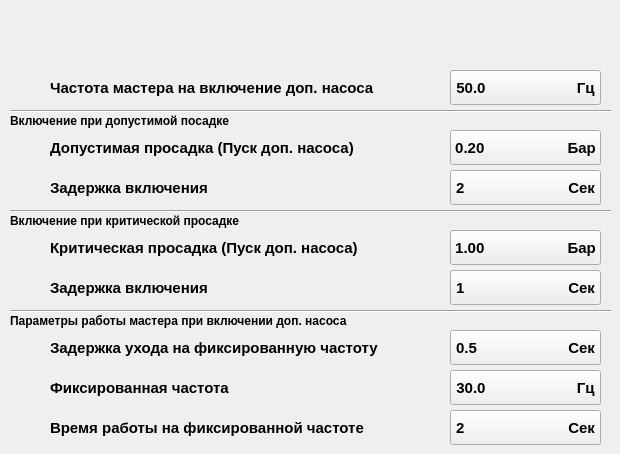
     <widget class="QWidget" name="Settings_Station_Settings_Turn_On_Extra_Pumps_page">
      <widget class="QLabel" name="station_settings_turn_on_extra_pumps_icon_label_1_1">
       <property name="geometry">
        <rect>
         <x>10</x>
         <y>70</y>
         <width>40</width>
         <height>35</height>
        </rect>
       </property>
       <property name="text">
        <string/>
       </property>
      </widget>
      <widget class="QLabel" name="label_138">
       <property name="geometry">
        <rect>
         <x>50</x>
         <y>70</y>
         <width>331</width>
         <height>35</height>
        </rect>
       </property>
       <property name="font">
        <font>
         <family>Arial</family>
         <pointsize>11</pointsize>
         <weight>75</weight>
         <bold>true</bold>
        </font>
       </property>
       <property name="text">
        <string>Частота мастера на включение доп. насоса</string>
       </property>
      </widget>
      <widget class="QLabel" name="label_139">
       <property name="geometry">
        <rect>
         <x>50</x>
         <y>130</y>
         <width>331</width>
         <height>35</height>
        </rect>
       </property>
       <property name="font">
        <font>
         <family>Arial</family>
         <pointsize>11</pointsize>
         <weight>75</weight>
         <bold>true</bold>
        </font>
       </property>
       <property name="text">
        <string>Допустимая просадка (Пуск доп. насоса)</string>
       </property>
      </widget>
      <widget class="QLabel" name="label_140">
       <property name="geometry">
        <rect>
         <x>50</x>
         <y>170</y>
         <width>261</width>
         <height>35</height>
        </rect>
       </property>
       <property name="font">
        <font>
         <family>Arial</family>
         <pointsize>11</pointsize>
         <weight>75</weight>
         <bold>true</bold>
        </font>
       </property>
       <property name="text">
        <string>Задержка включения</string>
       </property>
      </widget>
      <widget class="QLabel" name="label_141">
       <property name="geometry">
        <rect>
         <x>50</x>
         <y>230</y>
         <width>331</width>
         <height>35</height>
        </rect>
       </property>
       <property name="font">
        <font>
         <family>Arial</family>
         <pointsize>11</pointsize>
         <weight>75</weight>
         <bold>true</bold>
        </font>
       </property>
       <property name="text">
        <string>Критическая просадка (Пуск доп. насоса)</string>
       </property>
      </widget>
      <widget class="QLabel" name="label_142">
       <property name="geometry">
        <rect>
         <x>50</x>
         <y>270</y>
         <width>261</width>
         <height>35</height>
        </rect>
       </property>
       <property name="font">
        <font>
         <family>Arial</family>
         <pointsize>11</pointsize>
         <weight>75</weight>
         <bold>true</bold>
        </font>
       </property>
       <property name="text">
        <string>Задержка включения</string>
       </property>
      </widget>
      <widget class="QLabel" name="label_143">
       <property name="geometry">
        <rect>
         <x>50</x>
         <y>330</y>
         <width>331</width>
         <height>35</height>
        </rect>
       </property>
       <property name="font">
        <font>
         <family>Arial</family>
         <pointsize>11</pointsize>
         <weight>75</weight>
         <bold>true</bold>
        </font>
       </property>
       <property name="text">
        <string>Задержка ухода на фиксированную частоту</string>
       </property>
      </widget>
      <widget class="QLabel" name="label_144">
       <property name="geometry">
        <rect>
         <x>50</x>
         <y>370</y>
         <width>261</width>
         <height>35</height>
        </rect>
       </property>
       <property name="font">
        <font>
         <family>Arial</family>
         <pointsize>11</pointsize>
         <weight>75</weight>
         <bold>true</bold>
        </font>
       </property>
       <property name="text">
        <string>Фиксированная частота</string>
       </property>
      </widget>
      <widget class="QLabel" name="label_145">
       <property name="geometry">
        <rect>
         <x>50</x>
         <y>410</y>
         <width>331</width>
         <height>35</height>
        </rect>
       </property>
       <property name="font">
        <font>
         <family>Arial</family>
         <pointsize>11</pointsize>
         <weight>75</weight>
         <bold>true</bold>
        </font>
       </property>
       <property name="text">
        <string>Время работы на фиксированной частоте</string>
       </property>
      </widget>
      <widget class="QLabel" name="label_146">
       <property name="geometry">
        <rect>
         <x>10</x>
         <y>110</y>
         <width>231</width>
         <height>21</height>
        </rect>
       </property>
       <property name="font">
        <font>
         <family>Arial</family>
         <pointsize>9</pointsize>
         <weight>75</weight>
         <bold>true</bold>
        </font>
       </property>
       <property name="text">
        <string>Включение при допустимой посадке</string>
       </property>
      </widget>
      <widget class="QLabel" name="label_147">
       <property name="geometry">
        <rect>
         <x>10</x>
         <y>210</y>
         <width>241</width>
         <height>21</height>
        </rect>
       </property>
       <property name="font">
        <font>
         <family>Arial</family>
         <pointsize>9</pointsize>
         <weight>75</weight>
         <bold>true</bold>
        </font>
       </property>
       <property name="text">
        <string>Включение при критической просадке</string>
       </property>
      </widget>
      <widget class="QLabel" name="label_148">
       <property name="geometry">
        <rect>
         <x>10</x>
         <y>310</y>
         <width>341</width>
         <height>21</height>
        </rect>
       </property>
       <property name="font">
        <font>
         <family>Arial</family>
         <pointsize>9</pointsize>
         <weight>75</weight>
         <bold>true</bold>
        </font>
       </property>
       <property name="text">
        <string>Параметры работы мастера при включении доп. насоса</string>
       </property>
      </widget>
      <widget class="Line" name="station_settings_turn_on_extra_pumps_line_1">
       <property name="geometry">
        <rect>
         <x>10</x>
         <y>110</y>
         <width>601</width>
         <height>2</height>
        </rect>
       </property>
       <property name="frameShadow">
        <enum>QFrame::Sunken</enum>
       </property>
       <property name="orientation">
        <enum>Qt::Horizontal</enum>
       </property>
      </widget>
      <widget class="QLabel" name="station_settings_turn_on_extra_pumps_icon_label_2">
       <property name="geometry">
        <rect>
         <x>10</x>
         <y>130</y>
         <width>40</width>
         <height>35</height>
        </rect>
       </property>
       <property name="text">
        <string/>
       </property>
      </widget>
      <widget class="QLabel" name="station_settings_turn_on_extra_pumps_icon_label_3_1">
       <property name="geometry">
        <rect>
         <x>10</x>
         <y>170</y>
         <width>40</width>
         <height>35</height>
        </rect>
       </property>
       <property name="text">
        <string/>
       </property>
      </widget>
      <widget class="Line" name="station_settings_turn_on_extra_pumps_line_2">
       <property name="geometry">
        <rect>
         <x>10</x>
         <y>210</y>
         <width>601</width>
         <height>2</height>
        </rect>
       </property>
       <property name="frameShadow">
        <enum>QFrame::Sunken</enum>
       </property>
       <property name="orientation">
        <enum>Qt::Horizontal</enum>
       </property>
      </widget>
      <widget class="QLabel" name="station_settings_turn_on_extra_pumps_icon_label_4">
       <property name="geometry">
        <rect>
         <x>10</x>
         <y>230</y>
         <width>40</width>
         <height>35</height>
        </rect>
       </property>
       <property name="text">
        <string/>
       </property>
      </widget>
      <widget class="QLabel" name="station_settings_turn_on_extra_pumps_icon_label_3_2">
       <property name="geometry">
        <rect>
         <x>10</x>
         <y>270</y>
         <width>40</width>
         <height>35</height>
        </rect>
       </property>
       <property name="text">
        <string/>
       </property>
      </widget>
      <widget class="Line" name="station_settings_turn_on_extra_pumps_line_3">
       <property name="geometry">
        <rect>
         <x>10</x>
         <y>310</y>
         <width>601</width>
         <height>2</height>
        </rect>
       </property>
       <property name="frameShadow">
        <enum>QFrame::Sunken</enum>
       </property>
       <property name="orientation">
        <enum>Qt::Horizontal</enum>
       </property>
      </widget>
      <widget class="QLabel" name="station_settings_turn_on_extra_pumps_icon_label_3_3">
       <property name="geometry">
        <rect>
         <x>10</x>
         <y>330</y>
         <width>40</width>
         <height>35</height>
        </rect>
       </property>
       <property name="text">
        <string/>
       </property>
      </widget>
      <widget class="QLabel" name="station_settings_turn_on_extra_pumps_icon_label_1_2">
       <property name="geometry">
        <rect>
         <x>10</x>
         <y>370</y>
         <width>40</width>
         <height>35</height>
        </rect>
       </property>
       <property name="text">
        <string/>
       </property>
      </widget>
      <widget class="QLabel" name="station_settings_turn_on_extra_pumps_icon_label_5">
       <property name="geometry">
        <rect>
         <x>10</x>
         <y>410</y>
         <width>40</width>
         <height>35</height>
        </rect>
       </property>
       <property name="text">
        <string/>
       </property>
      </widget>
      <widget class="QLabel" name="shield_32_label">
       <property name="geometry">
        <rect>
         <x>410</x>
         <y>70</y>
         <width>40</width>
         <height>35</height>
        </rect>
       </property>
       <property name="text">
        <string/>
       </property>
      </widget>
      <widget class="QLabel" name="shield_33_label">
       <property name="geometry">
        <rect>
         <x>410</x>
         <y>130</y>
         <width>40</width>
         <height>35</height>
        </rect>
       </property>
       <property name="text">
        <string/>
       </property>
      </widget>
      <widget class="QLabel" name="shield_34_label">
       <property name="geometry">
        <rect>
         <x>410</x>
         <y>170</y>
         <width>40</width>
         <height>35</height>
        </rect>
       </property>
       <property name="text">
        <string/>
       </property>
      </widget>
      <widget class="QLabel" name="shield_35_label">
       <property name="geometry">
        <rect>
         <x>410</x>
         <y>230</y>
         <width>40</width>
         <height>35</height>
        </rect>
       </property>
       <property name="text">
        <string/>
       </property>
      </widget>
      <widget class="QLabel" name="shield_36_label">
       <property name="geometry">
        <rect>
         <x>410</x>
         <y>270</y>
         <width>40</width>
         <height>35</height>
        </rect>
       </property>
       <property name="text">
        <string/>
       </property>
      </widget>
      <widget class="QLabel" name="shield_37_label">
       <property name="geometry">
        <rect>
         <x>410</x>
         <y>330</y>
         <width>40</width>
         <height>35</height>
        </rect>
       </property>
       <property name="text">
        <string/>
       </property>
      </widget>
      <widget class="QLabel" name="shield_38_label">
       <property name="geometry">
        <rect>
         <x>410</x>
         <y>370</y>
         <width>40</width>
         <height>35</height>
        </rect>
       </property>
       <property name="text">
        <string/>
       </property>
      </widget>
      <widget class="QLabel" name="shield_39_label">
       <property name="geometry">
        <rect>
         <x>410</x>
         <y>410</y>
         <width>40</width>
         <height>35</height>
        </rect>
       </property>
       <property name="text">
        <string/>
       </property>
      </widget>
      <widget class="QPushButton" name="station_settings_turn_on_extra_pumps_master_frequency_on_extra_pump_start_12FrequencyToTurnOnTheAuxiliaryPump_pushButton">
       <property name="geometry">
        <rect>
         <x>450</x>
         <y>70</y>
         <width>151</width>
         <height>35</height>
        </rect>
       </property>
       <property name="font">
        <font>
         <family>Arial</family>
         <pointsize>11</pointsize>
         <weight>75</weight>
         <bold>true</bold>
        </font>
       </property>
       <property name="text">
        <string>50.0                      Гц</string>
       </property>
      </widget>
      <widget class="QPushButton" name="station_settings_turn_on_extra_pumps_acceptable_drawdown_12PermissiblePressureDrop_pushButton">
       <property name="geometry">
        <rect>
         <x>450</x>
         <y>130</y>
         <width>151</width>
         <height>35</height>
        </rect>
       </property>
       <property name="font">
        <font>
         <family>Arial</family>
         <pointsize>11</pointsize>
         <weight>75</weight>
         <bold>true</bold>
        </font>
       </property>
       <property name="text">
        <string>0.20                    Бар</string>
       </property>
      </widget>
      <widget class="QPushButton" name="station_settings_turn_on_extra_pumps_delay_for_critical_drawdown_12DelayWithAllowablePressureDrop_pushButton">
       <property name="geometry">
        <rect>
         <x>450</x>
         <y>170</y>
         <width>151</width>
         <height>35</height>
        </rect>
       </property>
       <property name="font">
        <font>
         <family>Arial</family>
         <pointsize>11</pointsize>
         <weight>75</weight>
         <bold>true</bold>
        </font>
       </property>
       <property name="text">
        <string>2                         Сек</string>
       </property>
      </widget>
      <widget class="QPushButton" name="station_settings_turn_on_extra_pumps_critical_drawdown_12CriticalPressureDrop_pushButton">
       <property name="geometry">
        <rect>
         <x>450</x>
         <y>230</y>
         <width>151</width>
         <height>35</height>
        </rect>
       </property>
       <property name="font">
        <font>
         <family>Arial</family>
         <pointsize>11</pointsize>
         <weight>75</weight>
         <bold>true</bold>
        </font>
       </property>
       <property name="text">
        <string>1.00                    Бар</string>
       </property>
      </widget>
      <widget class="QPushButton" name="station_settings_turn_on_extra_pumps_delay_for_acceptable_drawdown_12DelayCriticalPressureDrop_pushButton">
       <property name="geometry">
        <rect>
         <x>450</x>
         <y>270</y>
         <width>151</width>
         <height>35</height>
        </rect>
       </property>
       <property name="font">
        <font>
         <family>Arial</family>
         <pointsize>11</pointsize>
         <weight>75</weight>
         <bold>true</bold>
        </font>
       </property>
       <property name="text">
        <string>1                         Сек</string>
       </property>
      </widget>
      <widget class="QPushButton" name="station_settings_turn_on_extra_pumps_delay_for_leaving_to_fixed_frequency_12DelayFixedFrequencyStartPump_pushButton">
       <property name="geometry">
        <rect>
         <x>450</x>
         <y>330</y>
         <width>151</width>
         <height>35</height>
        </rect>
       </property>
       <property name="font">
        <font>
         <family>Arial</family>
         <pointsize>11</pointsize>
         <weight>75</weight>
         <bold>true</bold>
        </font>
       </property>
       <property name="text">
        <string>0.5                      Сек</string>
       </property>
      </widget>
      <widget class="QPushButton" name="station_settings_turn_on_extra_pumps_fixed_frequency_12FixedFrequencyStartingPump_pushButton">
       <property name="geometry">
        <rect>
         <x>450</x>
         <y>370</y>
         <width>151</width>
         <height>35</height>
        </rect>
       </property>
       <property name="font">
        <font>
         <family>Arial</family>
         <pointsize>11</pointsize>
         <weight>75</weight>
         <bold>true</bold>
        </font>
       </property>
       <property name="text">
        <string>30.0                      Гц</string>
       </property>
      </widget>
      <widget class="QPushButton" name="station_settings_turn_on_extra_pumps_operating_time_at_fixed_frequency_12FixedFrequencyTimeStartPump_pushButton">
       <property name="geometry">
        <rect>
         <x>450</x>
         <y>410</y>
         <width>151</width>
         <height>35</height>
        </rect>
       </property>
       <property name="font">
        <font>
         <family>Arial</family>
         <pointsize>11</pointsize>
         <weight>75</weight>
         <bold>true</bold>
        </font>
       </property>
       <property name="text">
        <string>2                         Сек</string>
       </property>
      </widget>
     </widget>
